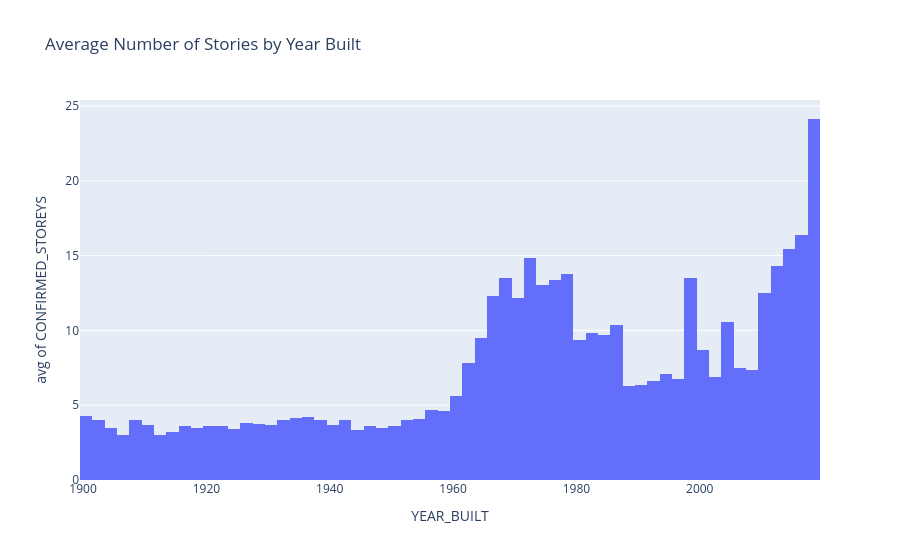

Notebook source saved alongside this figure:
### Code cell
# plot average number of stories by year built
fig = px.histogram(df, x="YEAR_BUILT", y="CONFIRMED_STOREYS", histfunc="avg", title="Average Number of Stories by Year Built")
fig.show()

### Figure 1 — Plotly figure (JSON) as saved in the notebook; plotly's stock layout.template omitted (floating-point values rounded to 4 significant figures; data arrays with more than 128 entries replaced by an {"elided": "..."} marker saying what was removed)
{"data": [{"bingroup": "x", "histfunc": "avg", "hovertemplate": "YEAR_BUILT=%{x}<br>avg of CONFIRMED_STOREYS=%{y}<extra></extra>", "legendgroup": "", "marker": {"color": "#636efa", "pattern": {"shape": ""}}, "name": "", "orientation": "v", "showlegend": false, "type": "histogram", "x": {"elided": "3464 float values"}, "xaxis": "x", "y": {"elided": "3464 float values"}, "yaxis": "y"}], "layout": {"barmode": "relative", "legend": {"tracegroupgap": 0}, "title": {"text": "Average Number of Stories by Year Built"}, "xaxis": {"anchor": "y", "domain": [0, 1], "title": {"text": "YEAR_BUILT"}}, "yaxis": {"anchor": "x", "domain": [0, 1], "title": {"text": "avg of CONFIRMED_STOREYS"}}}}
